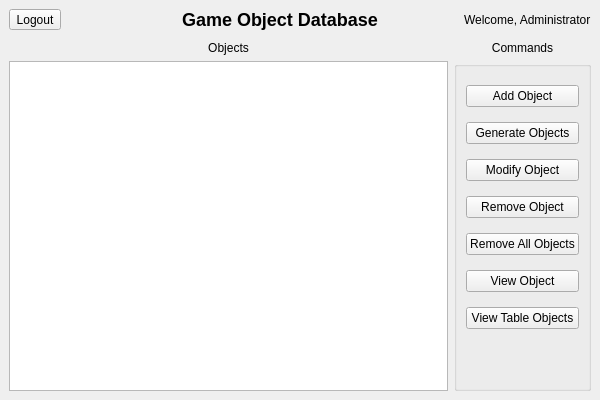
<?xml version="1.0" encoding="UTF-8"?>
<ui version="4.0">
 <class>GameObjectDatabaseAdmin</class>
 <widget class="QMainWindow" name="GameObjectDatabaseAdmin">
  <property name="geometry">
   <rect>
    <x>0</x>
    <y>0</y>
    <width>600</width>
    <height>400</height>
   </rect>
  </property>
  <property name="sizePolicy">
   <sizepolicy hsizetype="Preferred" vsizetype="MinimumExpanding">
    <horstretch>0</horstretch>
    <verstretch>0</verstretch>
   </sizepolicy>
  </property>
  <property name="minimumSize">
   <size>
    <width>600</width>
    <height>400</height>
   </size>
  </property>
  <property name="windowTitle">
   <string>Game Object Database</string>
  </property>
  <widget class="QWidget" name="centralwidget">
   <layout class="QVBoxLayout" name="verticalLayout">
    <item>
     <layout class="QHBoxLayout" name="headerLayout">
      <item>
       <layout class="QHBoxLayout" name="toolLayout">
        <item>
         <widget class="QToolButton" name="logoutButton">
          <property name="text">
           <string>Logout</string>
          </property>
         </widget>
        </item>
        <item>
         <spacer name="toolExpander">
          <property name="orientation">
           <enum>Qt::Horizontal</enum>
          </property>
          <property name="sizeHint" stdset="0">
           <size>
            <width>40</width>
            <height>20</height>
           </size>
          </property>
         </spacer>
        </item>
       </layout>
      </item>
      <item>
       <spacer name="headerLeftFixedSpacer">
        <property name="orientation">
         <enum>Qt::Horizontal</enum>
        </property>
        <property name="sizeType">
         <enum>QSizePolicy::Fixed</enum>
        </property>
        <property name="sizeHint" stdset="0">
         <size>
          <width>40</width>
          <height>20</height>
         </size>
        </property>
       </spacer>
      </item>
      <item>
       <layout class="QHBoxLayout" name="titleLayout">
        <item>
         <widget class="QLabel" name="titleLabel">
          <property name="sizePolicy">
           <sizepolicy hsizetype="Preferred" vsizetype="Preferred">
            <horstretch>0</horstretch>
            <verstretch>0</verstretch>
           </sizepolicy>
          </property>
          <property name="text">
           <string>&lt;h2&gt;Game Object Database&lt;/h2&gt;</string>
          </property>
         </widget>
        </item>
       </layout>
      </item>
      <item>
       <spacer name="headerRightFixedSpacer">
        <property name="orientation">
         <enum>Qt::Horizontal</enum>
        </property>
        <property name="sizeType">
         <enum>QSizePolicy::Fixed</enum>
        </property>
        <property name="sizeHint" stdset="0">
         <size>
          <width>40</width>
          <height>20</height>
         </size>
        </property>
       </spacer>
      </item>
      <item>
       <layout class="QHBoxLayout" name="welcomeLayout">
        <item>
         <spacer name="welcomeExpander">
          <property name="orientation">
           <enum>Qt::Horizontal</enum>
          </property>
          <property name="sizeHint" stdset="0">
           <size>
            <width>40</width>
            <height>20</height>
           </size>
          </property>
         </spacer>
        </item>
        <item>
         <widget class="QLabel" name="welcomeLabel">
          <property name="sizePolicy">
           <sizepolicy hsizetype="Preferred" vsizetype="Preferred">
            <horstretch>0</horstretch>
            <verstretch>0</verstretch>
           </sizepolicy>
          </property>
          <property name="text">
           <string>Welcome, Administrator</string>
          </property>
         </widget>
        </item>
       </layout>
      </item>
     </layout>
    </item>
    <item>
     <spacer name="verticalSpacer">
      <property name="orientation">
       <enum>Qt::Vertical</enum>
      </property>
      <property name="sizeType">
       <enum>QSizePolicy::Fixed</enum>
      </property>
      <property name="sizeHint" stdset="0">
       <size>
        <width>20</width>
        <height>5</height>
       </size>
      </property>
     </spacer>
    </item>
    <item>
     <layout class="QHBoxLayout" name="mainLayout">
      <item>
       <layout class="QVBoxLayout" name="recordLayout">
        <item>
         <widget class="QLabel" name="obectLabel">
          <property name="text">
           <string>Objects</string>
          </property>
          <property name="alignment">
           <set>Qt::AlignCenter</set>
          </property>
         </widget>
        </item>
        <item>
         <widget class="QTableWidget" name="tableWidget">
          <property name="alternatingRowColors">
           <bool>true</bool>
          </property>
         </widget>
        </item>
       </layout>
      </item>
      <item>
       <layout class="QVBoxLayout" name="commandLayout">
        <item>
         <widget class="QLabel" name="commandLabel">
          <property name="text">
           <string>Commands</string>
          </property>
          <property name="alignment">
           <set>Qt::AlignCenter</set>
          </property>
         </widget>
        </item>
        <item>
         <widget class="QGroupBox" name="commandBox">
          <property name="sizePolicy">
           <sizepolicy hsizetype="Preferred" vsizetype="Expanding">
            <horstretch>0</horstretch>
            <verstretch>0</verstretch>
           </sizepolicy>
          </property>
          <property name="minimumSize">
           <size>
            <width>100</width>
            <height>0</height>
           </size>
          </property>
          <property name="title">
           <string/>
          </property>
          <layout class="QVBoxLayout" name="verticalLayout_2">
           <item>
            <widget class="QPushButton" name="addButton">
             <property name="text">
              <string>Add Object</string>
             </property>
            </widget>
           </item>
           <item>
            <widget class="QPushButton" name="generateButton">
             <property name="text">
              <string>Generate Objects</string>
             </property>
            </widget>
           </item>
           <item>
            <widget class="QPushButton" name="modifyButton">
             <property name="text">
              <string>Modify Object</string>
             </property>
            </widget>
           </item>
           <item>
            <widget class="QPushButton" name="removeButton">
             <property name="text">
              <string>Remove Object</string>
             </property>
            </widget>
           </item>
           <item>
            <widget class="QPushButton" name="removeAllButton">
             <property name="text">
              <string>Remove All Objects</string>
             </property>
            </widget>
           </item>
           <item>
            <widget class="QPushButton" name="viewButton">
             <property name="text">
              <string>View Object</string>
             </property>
            </widget>
           </item>
           <item>
            <widget class="QPushButton" name="viewTablesButton">
             <property name="text">
              <string>View Table Objects</string>
             </property>
            </widget>
           </item>
           <item>
            <widget class="QLabel" name="errLabel">
             <property name="sizePolicy">
              <sizepolicy hsizetype="Preferred" vsizetype="Minimum">
               <horstretch>0</horstretch>
               <verstretch>0</verstretch>
              </sizepolicy>
             </property>
             <property name="maximumSize">
              <size>
               <width>16777215</width>
               <height>20</height>
              </size>
             </property>
             <property name="text">
              <string/>
             </property>
             <property name="alignment">
              <set>Qt::AlignCenter</set>
             </property>
            </widget>
           </item>
          </layout>
         </widget>
        </item>
       </layout>
      </item>
     </layout>
    </item>
   </layout>
  </widget>
 </widget>
 <resources/>
 <connections>
  <connection>
   <sender>viewButton</sender>
   <signal>clicked()</signal>
   <receiver>GameObjectDatabaseAdmin</receiver>
   <slot>view()</slot>
   <hints>
    <hint type="sourcelabel">
     <x>577</x>
     <y>298</y>
    </hint>
    <hint type="destinationlabel">
     <x>299</x>
     <y>199</y>
    </hint>
   </hints>
  </connection>
  <connection>
   <sender>viewTablesButton</sender>
   <signal>clicked()</signal>
   <receiver>GameObjectDatabaseAdmin</receiver>
   <slot>viewTable()</slot>
   <hints>
    <hint type="sourcelabel">
     <x>577</x>
     <y>335</y>
    </hint>
    <hint type="destinationlabel">
     <x>299</x>
     <y>199</y>
    </hint>
   </hints>
  </connection>
  <connection>
   <sender>modifyButton</sender>
   <signal>clicked()</signal>
   <receiver>GameObjectDatabaseAdmin</receiver>
   <slot>modify()</slot>
   <hints>
    <hint type="sourcelabel">
     <x>528</x>
     <y>178</y>
    </hint>
    <hint type="destinationlabel">
     <x>448</x>
     <y>46</y>
    </hint>
   </hints>
  </connection>
  <connection>
   <sender>removeAllButton</sender>
   <signal>clicked()</signal>
   <receiver>GameObjectDatabaseAdmin</receiver>
   <slot>removeAll()</slot>
   <hints>
    <hint type="sourcelabel">
     <x>536</x>
     <y>248</y>
    </hint>
    <hint type="destinationlabel">
     <x>428</x>
     <y>68</y>
    </hint>
   </hints>
  </connection>
  <connection>
   <sender>logoutButton</sender>
   <signal>clicked()</signal>
   <receiver>GameObjectDatabaseAdmin</receiver>
   <slot>logout()</slot>
   <hints>
    <hint type="sourcelabel">
     <x>31</x>
     <y>19</y>
    </hint>
    <hint type="destinationlabel">
     <x>12</x>
     <y>48</y>
    </hint>
   </hints>
  </connection>
  <connection>
   <sender>removeButton</sender>
   <signal>clicked()</signal>
   <receiver>GameObjectDatabaseAdmin</receiver>
   <slot>remove()</slot>
   <hints>
    <hint type="sourcelabel">
     <x>526</x>
     <y>213</y>
    </hint>
    <hint type="destinationlabel">
     <x>299</x>
     <y>199</y>
    </hint>
   </hints>
  </connection>
  <connection>
   <sender>generateButton</sender>
   <signal>clicked()</signal>
   <receiver>GameObjectDatabaseAdmin</receiver>
   <slot>generate()</slot>
   <hints>
    <hint type="sourcelabel">
     <x>562</x>
     <y>144</y>
    </hint>
    <hint type="destinationlabel">
     <x>572</x>
     <y>45</y>
    </hint>
   </hints>
  </connection>
  <connection>
   <sender>addButton</sender>
   <signal>clicked()</signal>
   <receiver>GameObjectDatabaseAdmin</receiver>
   <slot>add()</slot>
   <hints>
    <hint type="sourcelabel">
     <x>544</x>
     <y>104</y>
    </hint>
    <hint type="destinationlabel">
     <x>535</x>
     <y>47</y>
    </hint>
   </hints>
  </connection>
 </connections>
 <slots>
  <slot>view()</slot>
  <slot>viewTable()</slot>
  <slot>viewAll()</slot>
  <slot>modify()</slot>
  <slot>removeAll()</slot>
  <slot>logout()</slot>
  <slot>remove()</slot>
  <slot>add()</slot>
  <slot>generate()</slot>
 </slots>
</ui>
